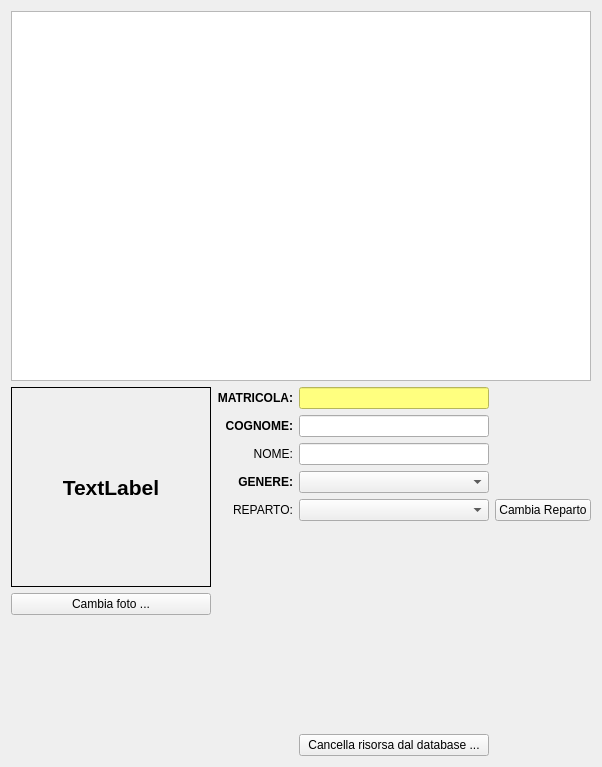
<?xml version="1.0" encoding="UTF-8"?>
<ui version="4.0">
 <class>FormAnagrafica</class>
 <widget class="QWidget" name="FormAnagrafica">
  <property name="geometry">
   <rect>
    <x>0</x>
    <y>0</y>
    <width>602</width>
    <height>767</height>
   </rect>
  </property>
  <property name="windowTitle">
   <string>Anagrafica</string>
  </property>
  <layout class="QGridLayout" name="gridLayout_2">
   <item row="1" column="0">
    <layout class="QVBoxLayout" name="verticalLayout">
     <item>
      <widget class="QLabel" name="label">
       <property name="minimumSize">
        <size>
         <width>200</width>
         <height>200</height>
        </size>
       </property>
       <property name="maximumSize">
        <size>
         <width>200</width>
         <height>200</height>
        </size>
       </property>
       <property name="font">
        <font>
         <pointsize>16</pointsize>
         <weight>75</weight>
         <bold>true</bold>
        </font>
       </property>
       <property name="frameShape">
        <enum>QFrame::Box</enum>
       </property>
       <property name="text">
        <string>TextLabel</string>
       </property>
       <property name="alignment">
        <set>Qt::AlignCenter</set>
       </property>
      </widget>
     </item>
     <item>
      <widget class="QPushButton" name="pbCambiaFoto">
       <property name="text">
        <string>Cambia foto ...</string>
       </property>
      </widget>
     </item>
     <item>
      <spacer name="verticalSpacer_2">
       <property name="orientation">
        <enum>Qt::Vertical</enum>
       </property>
       <property name="sizeHint" stdset="0">
        <size>
         <width>20</width>
         <height>40</height>
        </size>
       </property>
      </spacer>
     </item>
    </layout>
   </item>
   <item row="0" column="0" colspan="2">
    <widget class="QTableView" name="tvanagrafica">
     <property name="alternatingRowColors">
      <bool>true</bool>
     </property>
     <property name="selectionBehavior">
      <enum>QAbstractItemView::SelectRows</enum>
     </property>
    </widget>
   </item>
   <item row="1" column="1">
    <layout class="QGridLayout" name="gridLayout">
     <item row="5" column="1">
      <spacer name="verticalSpacer">
       <property name="orientation">
        <enum>Qt::Vertical</enum>
       </property>
       <property name="sizeHint" stdset="0">
        <size>
         <width>20</width>
         <height>40</height>
        </size>
       </property>
      </spacer>
     </item>
     <item row="6" column="1">
      <widget class="QPushButton" name="pbCancellaRisorsa">
       <property name="text">
        <string>Cancella risorsa dal database ...</string>
       </property>
      </widget>
     </item>
     <item row="2" column="1">
      <widget class="QLineEdit" name="leNome"/>
     </item>
     <item row="3" column="0">
      <widget class="QLabel" name="label_5">
       <property name="font">
        <font>
         <weight>75</weight>
         <bold>true</bold>
        </font>
       </property>
       <property name="text">
        <string>GENERE:</string>
       </property>
       <property name="alignment">
        <set>Qt::AlignRight|Qt::AlignTrailing|Qt::AlignVCenter</set>
       </property>
      </widget>
     </item>
     <item row="1" column="0">
      <widget class="QLabel" name="label_2">
       <property name="font">
        <font>
         <weight>75</weight>
         <bold>true</bold>
        </font>
       </property>
       <property name="text">
        <string>COGNOME:</string>
       </property>
       <property name="alignment">
        <set>Qt::AlignRight|Qt::AlignTrailing|Qt::AlignVCenter</set>
       </property>
      </widget>
     </item>
     <item row="1" column="1">
      <widget class="QLineEdit" name="leCognome"/>
     </item>
     <item row="2" column="0">
      <widget class="QLabel" name="label_4">
       <property name="font">
        <font>
         <weight>50</weight>
         <bold>false</bold>
        </font>
       </property>
       <property name="text">
        <string>NOME:</string>
       </property>
       <property name="alignment">
        <set>Qt::AlignRight|Qt::AlignTrailing|Qt::AlignVCenter</set>
       </property>
      </widget>
     </item>
     <item row="0" column="1">
      <widget class="QLineEdit" name="leMatricola">
       <property name="styleSheet">
        <string notr="true">background-color: rgb(255, 255, 127);</string>
       </property>
      </widget>
     </item>
     <item row="3" column="1">
      <widget class="QComboBox" name="cbGenere"/>
     </item>
     <item row="0" column="0">
      <widget class="QLabel" name="label_3">
       <property name="font">
        <font>
         <weight>75</weight>
         <bold>true</bold>
        </font>
       </property>
       <property name="text">
        <string>MATRICOLA:</string>
       </property>
       <property name="alignment">
        <set>Qt::AlignRight|Qt::AlignTrailing|Qt::AlignVCenter</set>
       </property>
      </widget>
     </item>
     <item row="4" column="0">
      <widget class="QLabel" name="label_6">
       <property name="text">
        <string>REPARTO:</string>
       </property>
       <property name="alignment">
        <set>Qt::AlignRight|Qt::AlignTrailing|Qt::AlignVCenter</set>
       </property>
      </widget>
     </item>
     <item row="4" column="1">
      <widget class="QComboBox" name="cbReparto"/>
     </item>
     <item row="4" column="2">
      <widget class="QPushButton" name="pbCambiaReparto">
       <property name="text">
        <string>Cambia Reparto</string>
       </property>
      </widget>
     </item>
    </layout>
   </item>
  </layout>
 </widget>
 <tabstops>
  <tabstop>tvanagrafica</tabstop>
  <tabstop>leMatricola</tabstop>
  <tabstop>leCognome</tabstop>
  <tabstop>leNome</tabstop>
  <tabstop>pbCambiaFoto</tabstop>
  <tabstop>pbCancellaRisorsa</tabstop>
 </tabstops>
 <resources/>
 <connections/>
</ui>
